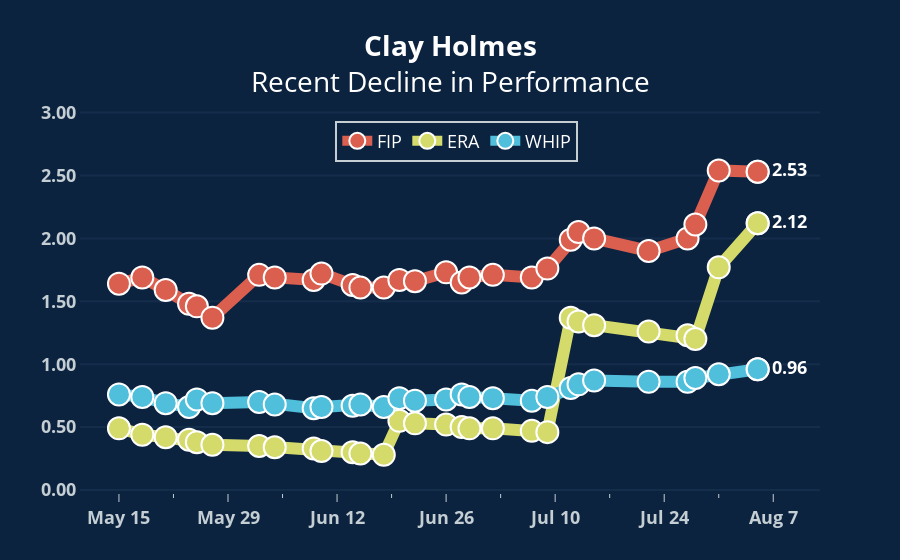

The code cell stored with this chart in its notebook:
### Markdown cell above
## Viz

### Code cell
# Create variables for use in chart
x = holmes_df['Date']
y1 = holmes_df['FIP']
y2 = holmes_df['ERA']
y3 = holmes_df['WHIP']

navy = '#0C2340'
gray = '#C4CED3'


# Create traces
fig = go.Figure()

fig.add_trace(go.Scatter(x=x, y=y1, name='FIP', mode='lines+markers', line_color='#db5f4f'))
fig.add_trace(go.Scatter(x=x, y=y2, name='ERA', mode='lines+markers', line_color='#d4db6b'))
fig.add_trace(go.Scatter(x=x, y=y3, name='WHIP', mode='lines+markers', line_color='#4fbfdb'))


# Add traces for annotations and text for end of lines
for i, d in enumerate(fig.data):
    fig.add_trace(go.Scatter(x=[d.x[-1]],
                             y=[d.y[-1]],
                             mode='markers+text',
                             text=['<b>' + str(y) + '</b>' for y in [d.y[-1]]],
                             textfont = dict(
                                 size=18,
                                 color='white'),
                             textposition='middle right',
                             marker = dict(
                                 color = d.line.color,
                                 line=dict(
                                     width=d.marker.line.width,
                                     color=d.marker.line.color)),
                             showlegend=False))


# Format traces
fig.update_traces(
    marker=dict(
        size=22,
        line=dict(
            width=2,
            color='white')),
    line=dict(width=12)
)


# Format axes
fig.update_xaxes(
    tickmode='array',
    ticktext=['<b>' + date + '</b>' for date in ['May 15','May 29','Jun 12','Jun 26','Jul 10','Jul 24','Aug 7']],
    tickvals=['2022-05-15','2022-05-29','2022-06-12','2022-06-26','2022-07-10','2022-07-24','2022-08-07'],
    ticks= "outside",
    tickcolor= gray, 
    ticklen=8, 
    minor=dict(
        ticklen=4,  
        dtick=2*7*24*60*60*1000,
        tick0="2022-05-22"), 
    tickfont=dict(
        size=18,
        color=gray),
    showgrid=False
)

fig.update_yaxes(
    tickfont=dict(
        size=18,
        color=gray),
    tickmode='array',
    ticktext=['<b>' + x + '</b>' for x in ['0.00','0.50','1.00','1.50','2.00','2.50','3.00']],
    tickvals=[0, 0.5, 1, 1.5, 2, 2.5, 3],
    zerolinecolor='rgb(20,45,75)',
    zerolinewidth=2,
    gridcolor='rgb(20,45,75)',
    gridwidth=2,
)


# Format layout
fig.update_layout(
    title=dict(
        text="<b>Clay Holmes</b><br>Recent Decline in Performance",
        y=0.9,
        x=0.5,
        xanchor='center',
        yanchor='top',
        font=dict(
            size=28,
            color='white')),
    xaxis_range=['2022-05-10','2022-08-13'],
    yaxis_range=[0,3.1],
    legend=dict(
        title_text='',
        orientation='h',
        yanchor="top",
        y=0.947,
        xanchor="left",
        x=0.345,
        font=dict(
            size=18,
            color='white'),
        bordercolor=gray,
        borderwidth=2,
        bgcolor=navy),
    paper_bgcolor=navy,
    plot_bgcolor=navy,
    margin=dict(b=70, pad=3)
)

### Figure 1 — Plotly figure (JSON) as saved in the notebook; plotly's stock layout.template omitted (floating-point values rounded to 4 significant figures)
{"data": [{"line": {"color": "#db5f4f", "width": 12}, "marker": {"line": {"color": "white", "width": 2}, "size": 22}, "mode": "lines+markers", "name": "FIP", "type": "scatter", "x": ["2022-05-15T00:00:00", "2022-05-18T00:00:00", "2022-05-21T00:00:00", "2022-05-24T00:00:00", "2022-05-25T00:00:00", "2022-05-27T00:00:00", "2022-06-02T00:00:00", "2022-06-04T00:00:00", "2022-06-09T00:00:00", "2022-06-10T00:00:00", "2022-06-14T00:00:00", "2022-06-15T00:00:00", "2022-06-18T00:00:00", "2022-06-20T00:00:00", "2022-06-22T00:00:00", "2022-06-26T00:00:00", "2022-06-28T00:00:00", "2022-06-29T00:00:00", "2022-07-02T00:00:00", "2022-07-07T00:00:00", "2022-07-09T00:00:00", "2022-07-12T00:00:00", "2022-07-13T00:00:00", "2022-07-15T00:00:00", "2022-07-22T00:00:00", "2022-07-27T00:00:00", "2022-07-28T00:00:00", "2022-07-31T00:00:00", "2022-08-05T00:00:00"], "y": [1.64, 1.69, 1.59, 1.48, 1.46, 1.37, 1.71, 1.69, 1.67, 1.72, 1.63, 1.61, 1.61, 1.67, 1.66, 1.73, 1.65, 1.69, 1.71, 1.69, 1.76, 1.99, 2.05, 2, 1.9, 2, 2.11, 2.54, 2.53]}, {"line": {"color": "#d4db6b", "width": 12}, "marker": {"line": {"color": "white", "width": 2}, "size": 22}, "mode": "lines+markers", "name": "ERA", "type": "scatter", "x": ["2022-05-15T00:00:00", "2022-05-18T00:00:00", "2022-05-21T00:00:00", "2022-05-24T00:00:00", "2022-05-25T00:00:00", "2022-05-27T00:00:00", "2022-06-02T00:00:00", "2022-06-04T00:00:00", "2022-06-09T00:00:00", "2022-06-10T00:00:00", "2022-06-14T00:00:00", "2022-06-15T00:00:00", "2022-06-18T00:00:00", "2022-06-20T00:00:00", "2022-06-22T00:00:00", "2022-06-26T00:00:00", "2022-06-28T00:00:00", "2022-06-29T00:00:00", "2022-07-02T00:00:00", "2022-07-07T00:00:00", "2022-07-09T00:00:00", "2022-07-12T00:00:00", "2022-07-13T00:00:00", "2022-07-15T00:00:00", "2022-07-22T00:00:00", "2022-07-27T00:00:00", "2022-07-28T00:00:00", "2022-07-31T00:00:00", "2022-08-05T00:00:00"], "y": [0.49, 0.44, 0.42, 0.4, 0.38, 0.36, 0.35, 0.34, 0.33, 0.31, 0.3, 0.29, 0.28, 0.55, 0.53, 0.52, 0.5, 0.49, 0.49, 0.47, 0.46, 1.37, 1.34, 1.31, 1.26, 1.23, 1.2, 1.77, 2.12]}, {"line": {"color": "#4fbfdb", "width": 12}, "marker": {"line": {"color": "white", "width": 2}, "size": 22}, "mode": "lines+markers", "name": "WHIP", "type": "scatter", "x": ["2022-05-15T00:00:00", "2022-05-18T00:00:00", "2022-05-21T00:00:00", "2022-05-24T00:00:00", "2022-05-25T00:00:00", "2022-05-27T00:00:00", "2022-06-02T00:00:00", "2022-06-04T00:00:00", "2022-06-09T00:00:00", "2022-06-10T00:00:00", "2022-06-14T00:00:00", "2022-06-15T00:00:00", "2022-06-18T00:00:00", "2022-06-20T00:00:00", "2022-06-22T00:00:00", "2022-06-26T00:00:00", "2022-06-28T00:00:00", "2022-06-29T00:00:00", "2022-07-02T00:00:00", "2022-07-07T00:00:00", "2022-07-09T00:00:00", "2022-07-12T00:00:00", "2022-07-13T00:00:00", "2022-07-15T00:00:00", "2022-07-22T00:00:00", "2022-07-27T00:00:00", "2022-07-28T00:00:00", "2022-07-31T00:00:00", "2022-08-05T00:00:00"], "y": [0.76, 0.74, 0.69, 0.66, 0.72, 0.69, 0.7, 0.68, 0.65, 0.66, 0.67, 0.68, 0.66, 0.73, 0.71, 0.72, 0.76, 0.74, 0.73, 0.71, 0.74, 0.81, 0.84, 0.87, 0.86, 0.86, 0.89, 0.92, 0.96]}, {"line": {"width": 12}, "marker": {"color": "#db5f4f", "line": {"color": "white", "width": 2}, "size": 22}, "mode": "markers+text", "showlegend": false, "text": ["<b>2.53</b>"], "textfont": {"color": "white", "size": 18}, "textposition": "middle right", "type": "scatter", "x": ["2022-08-05T00:00:00"], "y": [2.53]}, {"line": {"width": 12}, "marker": {"color": "#d4db6b", "line": {"color": "white", "width": 2}, "size": 22}, "mode": "markers+text", "showlegend": false, "text": ["<b>2.12</b>"], "textfont": {"color": "white", "size": 18}, "textposition": "middle right", "type": "scatter", "x": ["2022-08-05T00:00:00"], "y": [2.12]}, {"line": {"width": 12}, "marker": {"color": "#4fbfdb", "line": {"color": "white", "width": 2}, "size": 22}, "mode": "markers+text", "showlegend": false, "text": ["<b>0.96</b>"], "textfont": {"color": "white", "size": 18}, "textposition": "middle right", "type": "scatter", "x": ["2022-08-05T00:00:00"], "y": [0.96]}], "layout": {"legend": {"bgcolor": "#0C2340", "bordercolor": "#C4CED3", "borderwidth": 2, "font": {"color": "white", "size": 18}, "orientation": "h", "title": {"text": ""}, "x": 0.345, "xanchor": "left", "y": 0.947, "yanchor": "top"}, "margin": {"b": 70, "pad": 3}, "paper_bgcolor": "#0C2340", "plot_bgcolor": "#0C2340", "title": {"font": {"color": "white", "size": 28}, "text": "<b>Clay Holmes</b><br>Recent Decline in Performance", "x": 0.5, "xanchor": "center", "y": 0.9, "yanchor": "top"}, "xaxis": {"minor": {"dtick": 1209600000, "tick0": "2022-05-22", "ticklen": 4}, "range": ["2022-05-10", "2022-08-13"], "showgrid": false, "tickcolor": "#C4CED3", "tickfont": {"color": "#C4CED3", "size": 18}, "ticklen": 8, "tickmode": "array", "ticks": "outside", "ticktext": ["<b>May 15</b>", "<b>May 29</b>", "<b>Jun 12</b>", "<b>Jun 26</b>", "<b>Jul 10</b>", "<b>Jul 24</b>", "<b>Aug 7</b>"], "tickvals": ["2022-05-15", "2022-05-29", "2022-06-12", "2022-06-26", "2022-07-10", "2022-07-24", "2022-08-07"]}, "yaxis": {"gridcolor": "rgb(20,45,75)", "gridwidth": 2, "range": [0, 3.1], "tickfont": {"color": "#C4CED3", "size": 18}, "tickmode": "array", "ticktext": ["<b>0.00</b>", "<b>0.50</b>", "<b>1.00</b>", "<b>1.50</b>", "<b>2.00</b>", "<b>2.50</b>", "<b>3.00</b>"], "tickvals": [0, 0.5, 1, 1.5, 2, 2.5, 3], "zerolinecolor": "rgb(20,45,75)", "zerolinewidth": 2}}}
